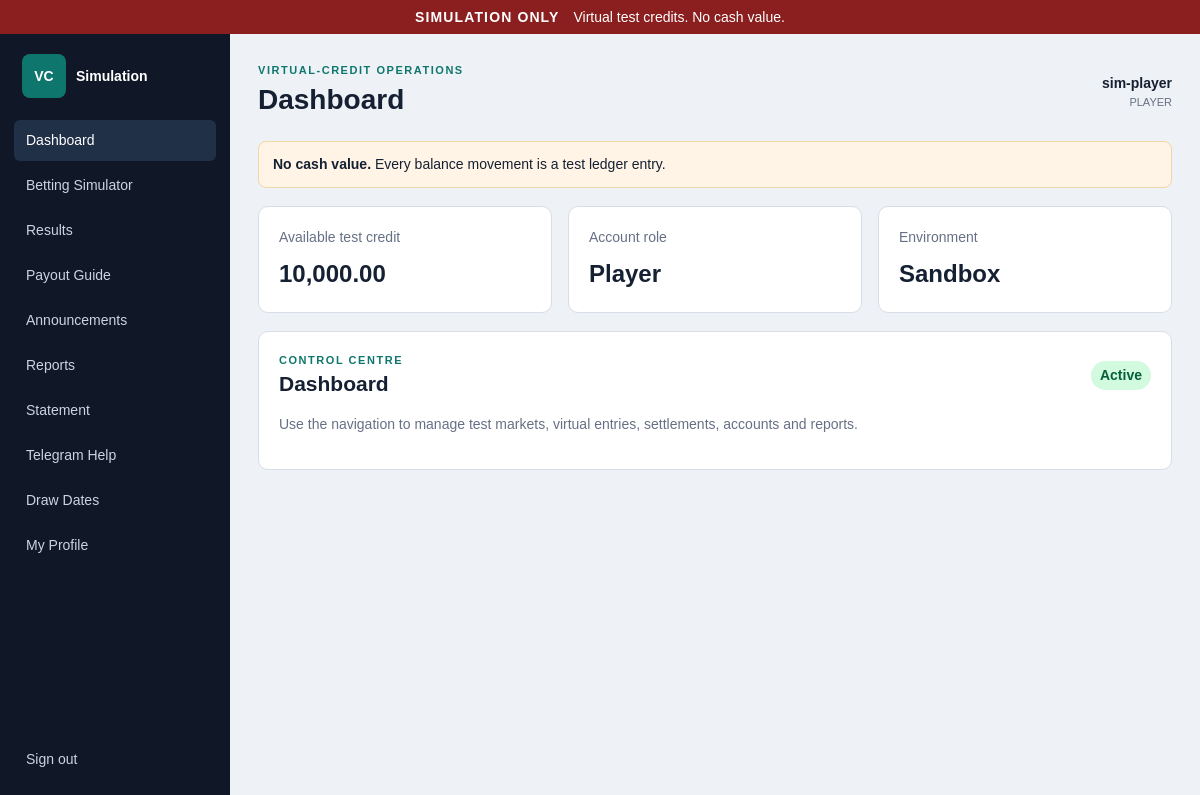
/dashboard (signed in), run on the app's committed database.
### app/models.py (models this page shows)
class Base(DeclarativeBase):
    pass

class User(Base):
    __tablename__ = "users"
    id: Mapped[int] = mapped_column(primary_key=True)
    username: Mapped[str] = mapped_column(String(80), unique=True, index=True)
    password_hash: Mapped[str] = mapped_column(String(255))
    role: Mapped[UserRole] = mapped_column(Enum(UserRole))
    parent_id: Mapped[int | None] = mapped_column(ForeignKey("users.id"), nullable=True)
    active: Mapped[bool] = mapped_column(Boolean, default=True)
    session_version: Mapped[int] = mapped_column(default=0)
    created_at: Mapped[datetime] = mapped_column(
        DateTime(timezone=True), default=lambda: datetime.now(timezone.utc)
    )
    parent: Mapped[User | None] = relationship(remote_side=[id], back_populates="children")
    children: Mapped[list[User]] = relationship(back_populates="parent")
    ledger_entries: Mapped[list[LedgerEntry]] = relationship(
        back_populates="user",
        order_by="LedgerEntry.id",
        foreign_keys="LedgerEntry.user_id",
    )

### app/main.py (the view)
    @app.get("/dashboard")
    def dashboard(request: Request):
        with Session(engine) as session:
            user = signed_in_user(request, session)
            if user is None:
                return RedirectResponse("/login", status_code=303)
            balance = get_balance(session, user)
            return templates.TemplateResponse(
                request=request,
                name="dashboard.html",
                context={
                    "user": user,
                    "balance": balance,
                    "title": "Dashboard",
                    "page_title": "Dashboard",
                    "active": "dashboard",
                },
            )

### app/templates/dashboard.html
{% extends "app_base.html" %}
{% block app_content %}
<section class="metric-grid">
  <article><span>Available test credit</span><strong>{{ "{:,.2f}".format(balance) }}</strong></article>
  <article><span>Account role</span><strong>{{ user.role.value|title }}</strong></article>
  <article><span>Environment</span><strong>Sandbox</strong></article>
</section>
<section class="panel">
  <div class="panel-head"><div><p class="kicker">CONTROL CENTRE</p><h2>Dashboard</h2></div><span class="status">Active</span></div>
  <p class="muted">Use the navigation to manage test markets, virtual entries, settlements, accounts and reports.</p>
</section>
{% endblock %}

### app/templates/app_base.html (shortened to what this page needs)
{% extends "base.html" %}
{% block shell %}
<div class="app-shell">
  <aside class="sidebar">
    <div class="sidebar-brand"><span>VC</span><strong>Simulation</strong></div>
    <nav>
      <a class="{{ 'active' if active == 'dashboard' else '' }}" href="/dashboard">Dashboard</a>
      <a class="{{ 'active' if active == 'betting' else '' }}" href="/betting">Betting Simulator</a>
      <a class="{{ 'active' if active == 'results' else '' }}" href="/results">Results</a>
      <a class="{{ 'active' if active == 'payout-guide' else '' }}" href="/payout-guide">Payout Guide</a>
      <a class="{{ 'active' if active == 'announcements' else '' }}" href="/announcements">Announcements</a>
      <a class="{{ 'active' if active == 'reports' else '' }}" href="/reports">Reports</a>
      <a class="{{ 'active' if active == 'statement' else '' }}" href="/statement">Statement</a>
      <a class="{{ 'active' if active == 'telegram-help' else '' }}" href="/telegram-help">Telegram Help</a>
      <a class="{{ 'active' if active == 'draw-dates' else '' }}" href="/draw-dates">Draw Dates</a>
      <a class="{{ 'active' if active == 'profile' else '' }}" href="/profile">My Profile</a>
    </nav>
    <a class="logout" href="/logout">Sign out</a>
  </aside>
  <main class="workspace">
    <header class="topbar">
      <div><p class="kicker">VIRTUAL-CREDIT OPERATIONS</p><h1>{{ page_title }}</h1></div>
      <div class="user-chip"><strong>{{ user.username }}</strong><span>{{ user.role.value }}</span></div>
    </header>
    <section class="notice"><strong>No cash value.</strong> Every balance movement is a test ledger entry.</section>
    {% block app_content %}{% endblock %}
  </main>
</div>
{% endblock %}

### app/static/app.css (style rules this page uses)
:root { --ink:#152033;--muted:#667085;--line:#d8dee8;--panel:#fff;--bg:#eef2f6;--nav:#101827;--accent:#0f766e;--danger:#b42318 }
* { box-sizing:border-box }
body { margin:0;background:var(--bg);color:var(--ink);font:14px/1.5 Arial,sans-serif }
.brand-mark,.sidebar-brand span { display:grid;place-items:center;width:44px;height:44px;background:var(--accent);color:#fff;border-radius:8px;font-weight:900 }
.kicker { margin:16px 0 4px;color:var(--accent);font-size:11px;font-weight:800;letter-spacing:.14em }
.login-card h1,.topbar h1,.panel h2 { margin:0 }
.muted { color:var(--muted) }
.app-shell { min-height:calc(100dvh - 34px);display:grid;grid-template-columns:230px 1fr }
.sidebar { background:var(--nav);color:#fff;padding:20px 14px;display:flex;flex-direction:column }
.sidebar-brand { display:flex;align-items:center;gap:10px;padding:0 8px 22px }
.sidebar nav { display:grid;gap:4px }
.sidebar a { color:#cbd5e1;text-decoration:none;padding:10px 12px;border-radius:6px }
.sidebar a:hover,.sidebar a.active { background:#203047;color:#fff }
.logout { margin-top:auto }
.workspace { padding:28px }
.topbar { display:flex;align-items:center;justify-content:space-between;margin-bottom:20px }
.topbar .kicker { margin:0 }
.user-chip { display:grid;text-align:right }
.user-chip span { color:var(--muted);text-transform:uppercase;font-size:11px }
.notice { background:#fff4e5;border:1px solid #f3d6a6;padding:12px 14px;border-radius:8px;margin-bottom:18px }
.metric-grid { display:grid;grid-template-columns:repeat(3,minmax(0,1fr));gap:16px }
.metric-grid article,.panel { background:var(--panel);border:1px solid var(--line);border-radius:10px;padding:20px }
.metric-grid span { display:block;color:var(--muted);margin-bottom:8px }
.metric-grid strong { font-size:24px }
.panel { margin-top:18px }
.panel-head { display:flex;justify-content:space-between;align-items:center }
.panel-head .kicker { margin:0 }
.status { background:#d1fadf;color:#05603a;border-radius:999px;padding:4px 9px;font-weight:700 }

### data on the page
User: username "sim-player", role.value "PLAYER", role.value "Player"

### other printed values
{{ page_title }} "Dashboard"
{{ "{:,.2f}".format(balance) }} "10,000.00"
